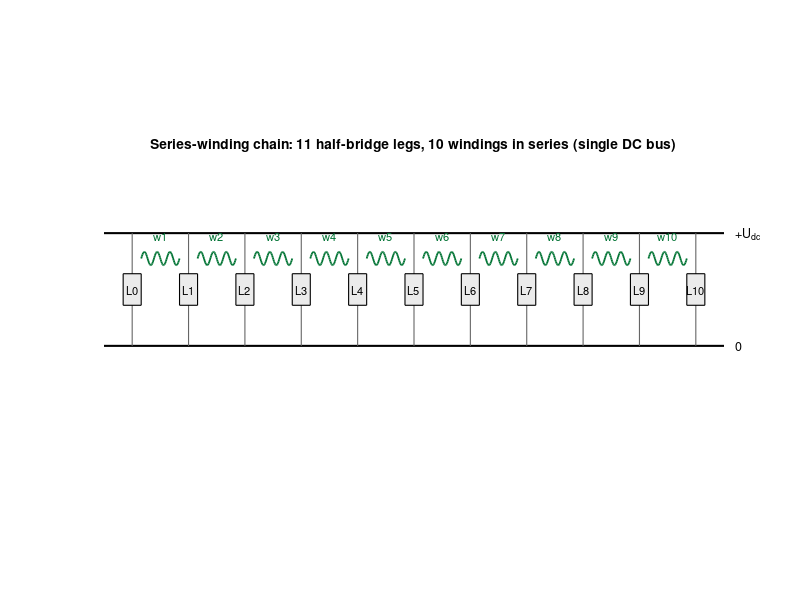

Here is the MATLAB script that generated this plot:
function make_topology_figure(outPath)
% Regenerates assets/fig1_topology.png, the schematic of the series-winding chain.
% Purely parametric: it draws from the documented geometry, so no simulation and no
% model access are required.
%
% Verified with MATLAB/Simulink R2025b (25.2), Simscape and Simscape Electrical 25.2.

if nargin < 1
  Here = fileparts(mfilename('fullpath'));
  outPath = fullfile(fileparts(Here),'assets','fig1_topology.png');
end

nLeg   = 11;          % legs
nWind  = nLeg - 1;    % windings
yTop = 3; yBot = 1; yMid = 2;

set(0,'defaultAxesFontSize',9);
f = figure('Visible','off','Position',[0 0 1100 420]);
hold on; axis equal; axis off;
plot([-0.5 nLeg-0.5],[yTop yTop],'k','LineWidth',1.5);
plot([-0.5 nLeg-0.5],[yBot yBot],'k','LineWidth',1.5);
text(nLeg-0.3, yTop, '+U_{dc}','FontSize',9);
text(nLeg-0.3, yBot, '0','FontSize',9);
for k = 0:nLeg-1
  x = k;
  plot([x x],[yBot yTop],'Color',[0.4 0.4 0.4],'LineWidth',0.8);
  rectangle('Position',[x-0.16 yMid-0.28 0.32 0.56],'FaceColor',[0.92 0.92 0.92], ...
            'EdgeColor','k','LineWidth',0.8);
  text(x, yMid, sprintf('L%d',k),'HorizontalAlignment','center','FontSize',8);
  if k < nWind
    xa = k+0.16; xb = k+0.84;
    xx = linspace(xa,xb,60);
    yy = yMid + 0.55 + 0.12*sin((xx-xa)/(xb-xa)*6*pi);
    plot(xx,yy,'Color',[0 0.45 0.2],'LineWidth',1.3);
    text((xa+xb)/2, yMid+0.95, sprintf('w%d',k+1),'HorizontalAlignment','center', ...
         'FontSize',8,'Color',[0 0.45 0.2]);
  end
end
title('Series-winding chain: 11 half-bridge legs, 10 windings in series (single DC bus)');
xlabel('leg index');
exportgraphics(f, outPath, 'Resolution', 140);
close(f);
fprintf('wrote %s\n', outPath);
end
